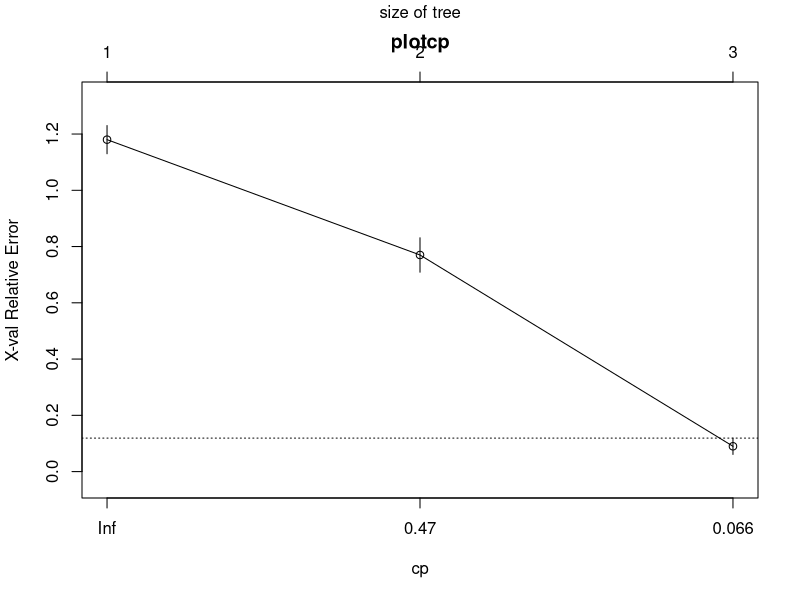
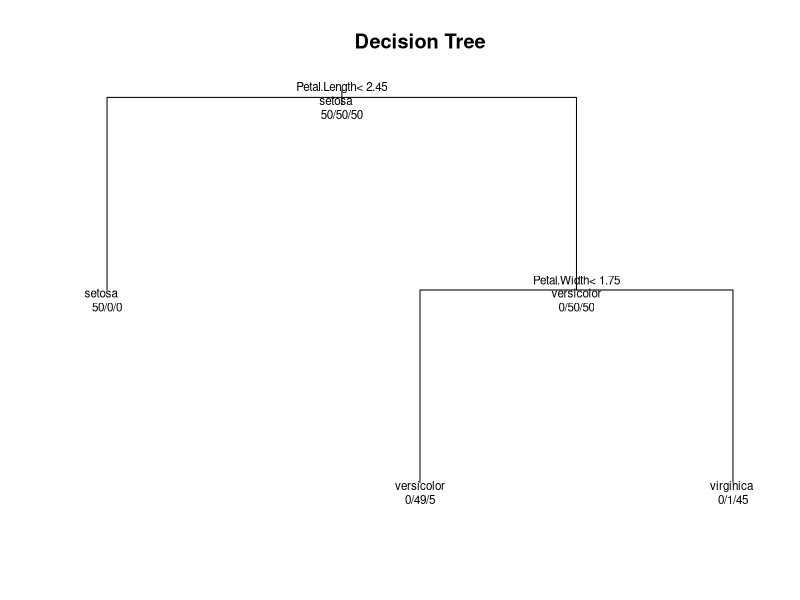

R code for these plots, in order:
library(rpart)

fit <- rpart(Species~., data=iris)

#Print complexity parameters
printcp(fit)
#Plot complexity parameters
plotcp(fit, main="plotcp")

# Plot the tree. 
#Uniform = TRUE > uniform vertical spacing of the nodes
plot(fit, uniform=TRUE, compress=TRUE, main="Decision Tree")

#Add labels to all classes
#xpd prevents label to go outside the plot area
text(fit, use.n=TRUE, all=TRUE, cex=0.7, xpd=TRUE)

#Simplify the tree with prune()
#cp (complexity parameter) defines how much to prune the tree
